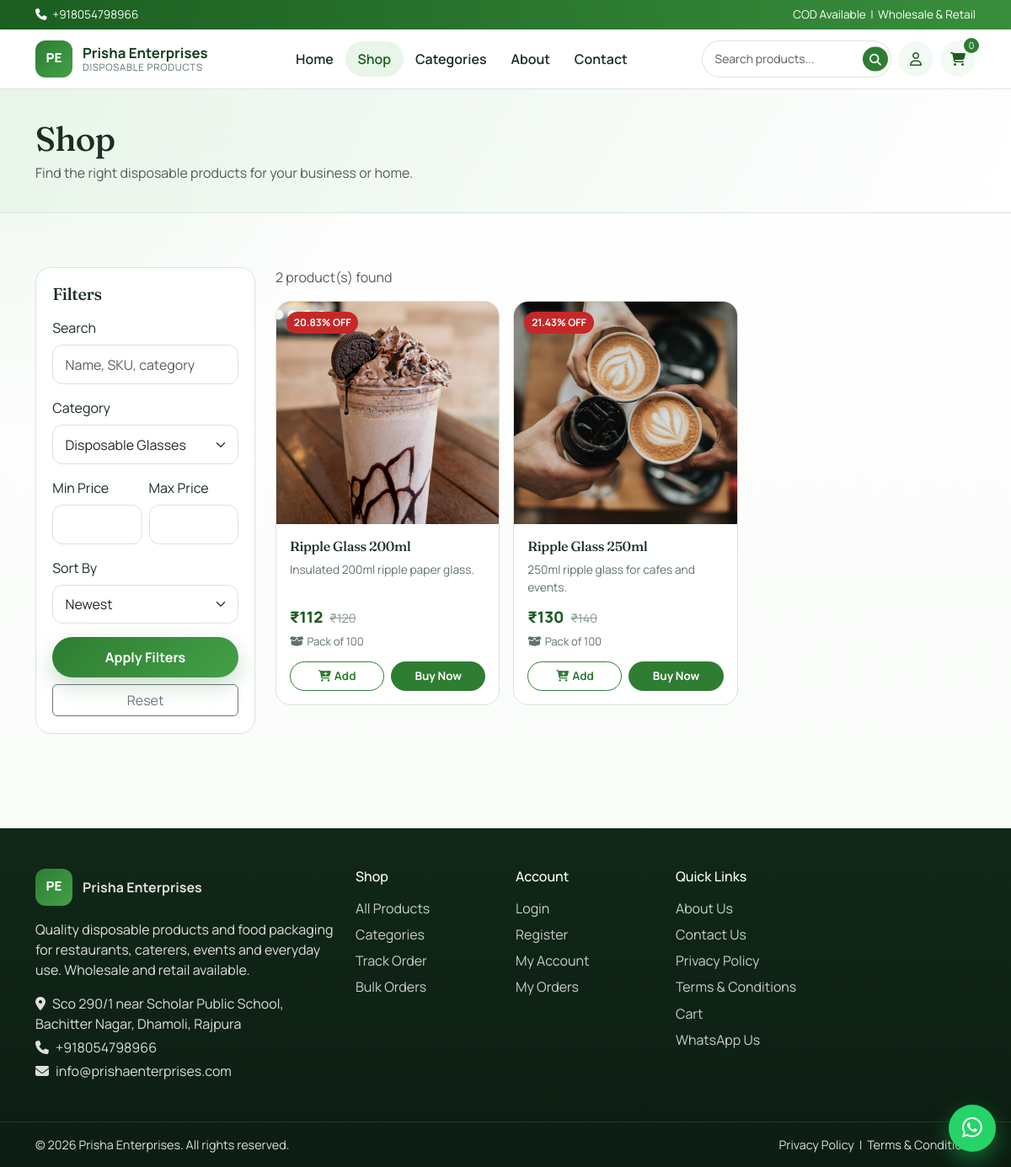
/shop.php?category=disposable-glasses, run on an earlier commit of the app's database.
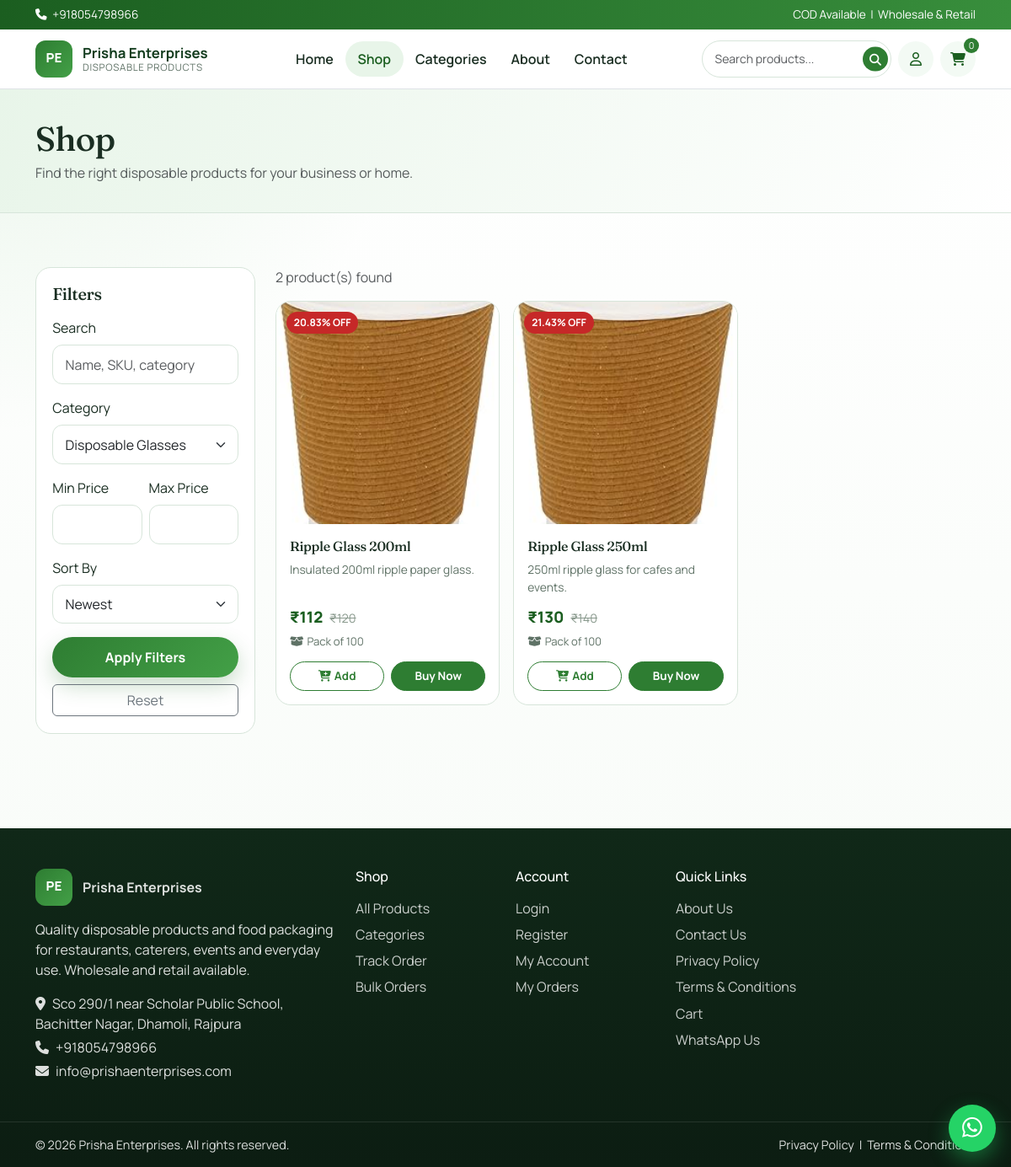
And on a later commit of the database.
### tables this page shows
CREATE TABLE `products` (
  `id` int(10) unsigned NOT NULL AUTO_INCREMENT,
  `category_id` int(10) unsigned NOT NULL,
  `name` varchar(200) NOT NULL,
  `slug` varchar(220) NOT NULL,
  `sku` varchar(50) NOT NULL,
  `description` text DEFAULT NULL,
  `short_description` varchar(500) DEFAULT NULL,
  `price` decimal(10,2) NOT NULL DEFAULT 0.00,
  `mrp` decimal(10,2) NOT NULL DEFAULT 0.00,
  `discount` decimal(5,2) NOT NULL DEFAULT 0.00,
  `gst` decimal(5,2) NOT NULL DEFAULT 18.00,
  `stock` int(11) NOT NULL DEFAULT 0,
  `pack_size` varchar(100) DEFAULT NULL,
  `image` varchar(255) DEFAULT NULL,
  `status` enum('Active','Inactive') NOT NULL DEFAULT 'Active',
  `featured` tinyint(1) NOT NULL DEFAULT 0,
  `created_at` timestamp NULL DEFAULT current_timestamp(),
  `updated_at` timestamp NULL DEFAULT current_timestamp() ON UPDATE current_timestamp(),
  PRIMARY KEY (`id`),
  UNIQUE KEY `uk_products_sku` (`sku`),
  UNIQUE KEY `uk_products_slug` (`slug`),
  KEY `idx_products_category_id` (`category_id`),
  KEY `idx_products_status` (`status`),
  KEY `idx_products_created_at` (`created_at`),
  CONSTRAINT `fk_products_category` FOREIGN KEY (`category_id`) REFERENCES `categories` (`id`) ON UPDATE CASCADE
);

### includes/functions.php (called while the page is built, shortened)
<?php
function e(?string $value): string
{
    return htmlspecialchars((string)$value, ENT_QUOTES | ENT_SUBSTITUTE, 'UTF-8');
}
function url(string $path = ''): string
{
    return BASE_URL . '/' . ltrim($path, '/');
}
function asset(string $path): string
{
    return url('assets/' . ltrim($path, '/'));
}
function round_money(float|int|string $amount): float
{
    return (float)round((float)$amount, 0);
}
function format_money(float|int|string $amount): string
{
    return '₹' . number_format(round_money($amount), 0);
}
function product_gst_rate(array $product): float
{
    $gst = (float)($product['gst'] ?? 0);
    return $gst;
}
function product_price_incl_gst(array $product): float
{
    $price = (float)($product['price'] ?? 0);
    return round_money($price + ($price * product_gst_rate($product) / 100));
}
function product_image_url(?string $image): string
{
    $name = basename($image);
    $url = asset('images/' . rawurlencode($name));
    if (str_starts_with($name, 'prod_')) {
        $path = BASE_PATH . '/assets/images/' . $name;
        if (is_file($path)) {
            return $url . '?v=' . filemtime($path);
        }
        return $url . '?v=' . time();
    }
    if (is_file(BASE_PATH . '/assets/images/' . $name)) {
        return asset('images/' . rawurlencode($name));
    }
    return asset('images/placeholder-product.jpg');
}
function paginate(int $total, int $page, int $perPage = 12): array
{
    $pages = max(1, (int)ceil($total / $perPage));
    $page = max(1, min($page, $pages));
    return [
        'total'    => $total,
        'page'     => $page,
        'per_page' => $perPage,
        'pages'    => $pages,
        'offset'   => ($page - 1) * $perPage,
    ];
}

### shop.php (the view, shortened to what the changed rows need)
<?php
$pdo = getDB();
$categorySlug = trim((string)($_GET['category'] ?? ''));
$sort = (string)($_GET['sort'] ?? 'newest');
$page = max(1, (int)($_GET['page'] ?? 1));
$where = ["p.status = 'Active'"];
$params = [];
if ($categorySlug !== '') {
    $where[] = 'c.slug = ?';
    $params[] = $categorySlug;
}
$orderBy = match ($sort) {
    'price_asc' => '(p.price * (1 + COALESCE(p.gst, 0) / 100)) ASC',
    'price_desc' => '(p.price * (1 + COALESCE(p.gst, 0) / 100)) DESC',
    'name' => 'p.name ASC',
    default => 'p.created_at DESC',
};
$sqlWhere = implode(' AND ', $where);
$countStmt = $pdo->prepare("SELECT COUNT(*) FROM products p JOIN categories c ON c.id = p.category_id WHERE $sqlWhere");
$countStmt->execute($params);
$total = (int)$countStmt->fetchColumn();
$pager = paginate($total, $page, 12);
$stmt = $pdo->prepare(
    "SELECT p.*, c.name AS category_name FROM products p
     JOIN categories c ON c.id = p.category_id
     WHERE $sqlWhere ORDER BY $orderBy LIMIT {$pager['per_page']} OFFSET {$pager['offset']}"
);
$stmt->execute($params);
$products = $stmt->fetchAll();
include __DIR__ . '/includes/header.php';
?>
<section class="page-hero">
  <div class="container">
    <h1 class="mb-1">Shop</h1>
  </div>
</section>
<section class="section-pad">
  <div class="container">
    <div class="row g-4">
      <div class="col-lg-3">
        <form class="filter-box" method="get" action="<?= e(url('shop.php')) ?>">
          <h2 class="h5 mb-3">Filters</h2>
        </form>
      </div>
      <div class="col-lg-9">
        <?php if (!$products): ?>
          <div class="alert alert-light border">No products matched your filters.</div>
        <?php else: ?>
          <div class="row g-3">
            <?php foreach ($products as $product): ?>
              <div class="col-6 col-md-4">
                <?php include __DIR__ . '/includes/product-card.php'; ?>
              </div>
            <?php endforeach; ?>
          </div>
        <?php endif; ?>
      </div>
    </div>
  </div>
</section>
<?php include __DIR__ . '/includes/footer.php'; ?>

### includes/product-card.php (shortened to what the changed rows need)
<?php
$displayPrice = product_price_incl_gst($product);
$mrp = (float)$product['mrp'];
$discount = (float)$product['discount'];
?>
<div class="product-card">
  <div class="img-wrap">
    <?php if ($discount > 0): ?>
      <span class="discount-badge"><?= e(rtrim(rtrim(number_format($discount, 2), '0'), '.')) ?>% OFF</span>
    <?php endif; ?>
    <a href="<?= e(url('product.php?id=' . (int)$product['id'])) ?>">
      <img src="<?= e(product_image_url($product['image'] ?? null)) ?>" alt="<?= e($product['name']) ?>" loading="lazy">
    </a>
  </div>
  <div class="body">
    <h3><a href="<?= e(url('product.php?id=' . (int)$product['id'])) ?>"><?= e($product['name']) ?></a></h3>
    <?php if (!empty($product['short_description'])): ?>
      <p class="short"><?= e($product['short_description']) ?></p>
    <?php endif; ?>
    <div class="price-row">
      <span class="price"><?= e(format_money($displayPrice)) ?></span>
      <?php if ($mrp > 0 && ($discount > 0 || $mrp > $displayPrice)): ?>
        <span class="mrp"><?= e(format_money($mrp)) ?></span>
      <?php endif; ?>
    </div>
    <?php if (!empty($product['pack_size'])): ?>
      <div class="pack-size"><i class="fa-solid fa-box-open me-1"></i><?= e($product['pack_size']) ?></div>
    <?php endif; ?>
    <div class="product-actions">
      <button type="button" class="btn btn-outline-success" data-add-to-cart data-product-id="<?= (int)$product['id'] ?>" <?= (int)$product['stock'] <= 0 ? 'disabled' : '' ?>>
        <i class="fa-solid fa-cart-plus me-1"></i>Add
      </button>
      <button type="button" class="btn btn-success" data-buy-now data-product-id="<?= (int)$product['id'] ?>" <?= (int)$product['stock'] <= 0 ? 'disabled' : '' ?>>
        Buy Now
      </button>
    </div>
  </div>
</div>

What changed in the data, as far as the page shows it:
changed products "Ripple Glass 200ml": image: a different picture
changed products "Ripple Glass 250ml": image: a different picture
